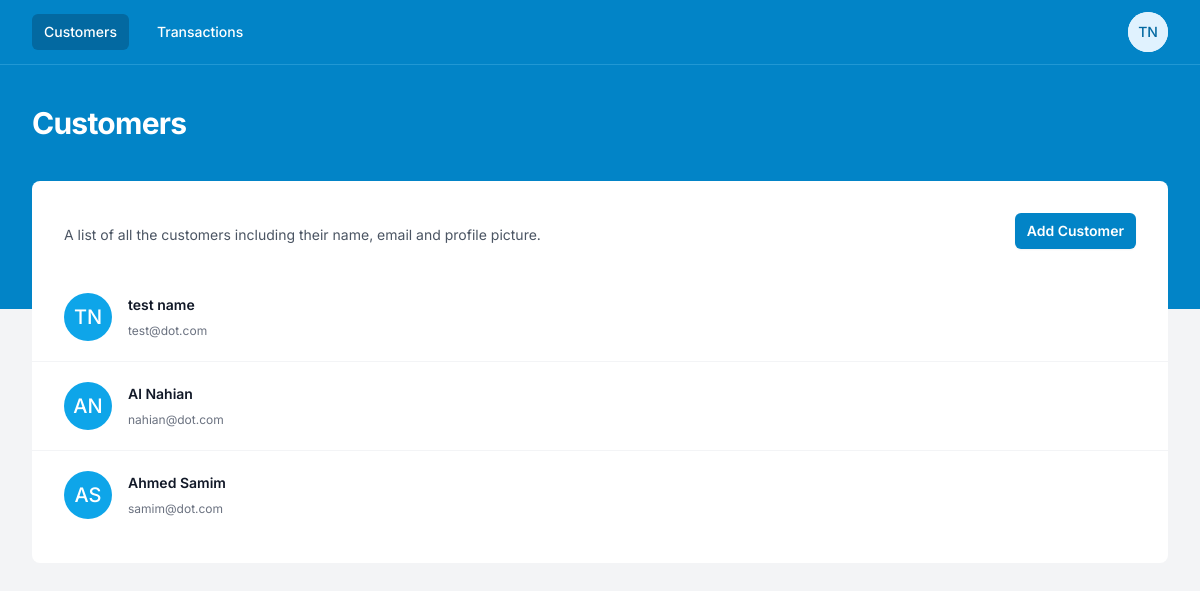
Screenshot of /admin/customers.php (signed in) with the database file from the repository.
### tables this page shows
CREATE TABLE `user` (
  `id` int(6) UNSIGNED NOT NULL,
  `firstname` varchar(30) NOT NULL,
  `lastname` varchar(30) DEFAULT NULL,
  `email` varchar(50) DEFAULT NULL,
  `pass` varchar(50) DEFAULT NULL,
  `reg_date` timestamp NOT NULL DEFAULT current_timestamp() ON UPDATE current_timestamp()
);

### includes/User.php (called while the page is built, shortened)
<?php
class User
{
    public static function getAll()
    {
        $conn = Connection::__self();
        try {
            $statement = $conn->prepare("SELECT * FROM user");
            $statement->execute();
            return $statement->fetchAll(PDO::FETCH_ASSOC);
        } catch (PDOException $e) {
            die("Oops! Something is Wrong, could not find user. Exception Message -> " . $e->getMessage());
        }
    }
}

### admin/customers.php (the view, shortened to what this page needs)
<?php
$user_list = [];
if (Connection::isFile()) {
  $user_list = User::getAllFromFile();
} elseif (Connection::isDB()) {
  $user_list = User::getAll();
} else {
  die("Please, Set use_storage is \"isFile\" or \"isDatabase\" in your config.ini file");
}
?>
<!DOCTYPE html>
<html class="h-full bg-gray-100" lang="en">
<head>
  <script src="https://cdn.tailwindcss.com"></script>
</head>
<body class="h-full">
  <div class="min-h-full">
    <div class="pb-32 bg-sky-600">
      <nav class="border-b border-opacity-25 border-sky-300 bg-sky-600"
        x-data="{ mobileMenuOpen: false, userMenuOpen: false }">
        <div class="px-4 mx-auto max-w-7xl sm:px-6 lg:px-8">
          <div class="flex justify-between h-16">
            <div class="flex items-center px-2 lg:px-0">
              <div class="hidden sm:block">
                <div class="flex space-x-4">
                  <a href="./customers.php"
                    class="px-3 py-2 text-sm font-medium text-white rounded-md bg-sky-700">Customers</a>
                  <a href="./transactions.php"
                    class="px-3 py-2 text-sm font-medium text-white rounded-md hover:bg-sky-500 hover:bg-opacity-75">Transactions</a>
                </div>
              </div>
            </div>
            <div class="hidden gap-2 sm:ml-6 sm:flex sm:items-center">
              <div class="relative ml-3" x-data="{ open: false }">
                <div>
                  <button @click="open = !open" type="button"
                    class="flex text-sm bg-white rounded-full focus:outline-none" id="user-menu-button"
                    aria-expanded="false" aria-haspopup="true">
                    <span class="inline-flex items-center justify-center w-10 h-10 rounded-full bg-sky-100">
                      <span class="font-medium leading-none text-sky-700">
                        <?php
                        if (!empty($_SESSION["user"]) && $_SESSION["user"]["name"] != "") {
                          $name = explode(" ", $_SESSION["user"]["name"]);
                          $str = "";
                          foreach ($name as $i) {
                            $str .= $i[0];
                          }
                          echo strtoupper($str);
                        } else {
                          echo "CU";
                        }
                        ?>
                      </span>
                    </span>
                  </button>
                </div>
              </div>
            </div>
          </div>
        </div>
      </nav>
      <header class="py-10">
        <div class="px-4 mx-auto max-w-7xl sm:px-6 lg:px-8">
          <h1 class="text-3xl font-bold tracking-tight text-white">
            Customers
          </h1>
        </div>
      </header>
    </div>
    <main class="-mt-32">
      <div class="px-4 pb-12 mx-auto max-w-7xl sm:px-6 lg:px-8">
        <div class="py-8 bg-white rounded-lg">
          <div class="px-4 sm:px-6 lg:px-8">
            <div class="sm:flex sm:items-center">
              <div class="sm:flex-auto">
                <p class="mt-2 text-sm text-gray-600">
                  A list of all the customers including their name, email and
                  profile picture.
                </p>
              </div>
              <div class="mt-4 sm:ml-16 sm:mt-0 sm:flex-none">
                <a href="./add_customer.php" type="button"
                  class="block px-3 py-2 text-sm font-semibold text-center text-white rounded-md shadow-sm bg-sky-600 hover:bg-sky-500 focus-visible:outline focus-visible:outline-2 focus-visible:outline-offset-2 focus-visible:outline-sky-600">
                  Add Customer
                </a>
              </div>
            </div>
            <div class="flow-root mt-8">
              <div class="-mx-4 -my-2 overflow-x-auto sm:-mx-6 lg:-mx-8">
                <ul role="list" class="divide-y divide-gray-100">
                  <?php
                  if (!empty($user_list)) {
                    foreach ($user_list as $user) {
                      if ($user) {
                        ?>
                        <li class="relative flex justify-between px-4 py-5 gap-x-6 hover:bg-gray-50 sm:px-6 lg:px-8">
                          <div class="flex gap-x-4">
                            <span class="inline-flex items-center justify-center w-12 h-12 rounded-full bg-sky-500">
                              <span class="text-xl font-medium leading-none text-white">
                                <?php
                                if ($user["lastname"] != "") {
                                  $str = $user["firstname"][0] . $user["lastname"][0];
                                } else {
                                  $str = $user["firstname"][0] . $user["firstname"][1];
                                }
                                echo strtoupper($str);
                                ?>
                              </span>
                            </span>
                            <div class="flex-auto min-w-0">
                              <p class="text-sm font-semibold leading-6 text-gray-900">
                                <a href="./customer_transactions.php">
                                  <span class="absolute inset-x-0 bottom-0 -top-px"></span>
                                  <?php echo $user["firstname"] . " " . $user["lastname"]; ?>
                                </a>
                              </p>
                              <p class="flex mt-1 text-xs leading-5 text-gray-500">
                                <a href="./customer_transactions.php"
                                  class="relative truncate hover:underline"><?php echo $user["email"]; ?></a>
                              </p>
                            </div>
                          </div>
                        </li>
                        <?php
                      }
                    }
                  } ?>
                </ul>
              </div>
            </div>
          </div>
        </div>
      </div>
    </main>
  </div>
</body>
</html>

### admin/customers.php (style rules this page uses)
* { font-family: 'Inter', system-ui, -apple-system, BlinkMacSystemFont, 'Segoe UI', Roboto, Oxygen, Ubuntu, Cantarell, 'Open Sans', 'Helvetica Neue', sans-serif; }

### rows the page displays
user: str "TN", firstname "test", lastname "name", email "test@dot.com"
user: str "AN", firstname "Al", lastname "Nahian", email "nahian@dot.com"
user: str "AS", firstname "Ahmed", lastname "Samim", email "samim@dot.com"

### other values shown
$str "TN"
